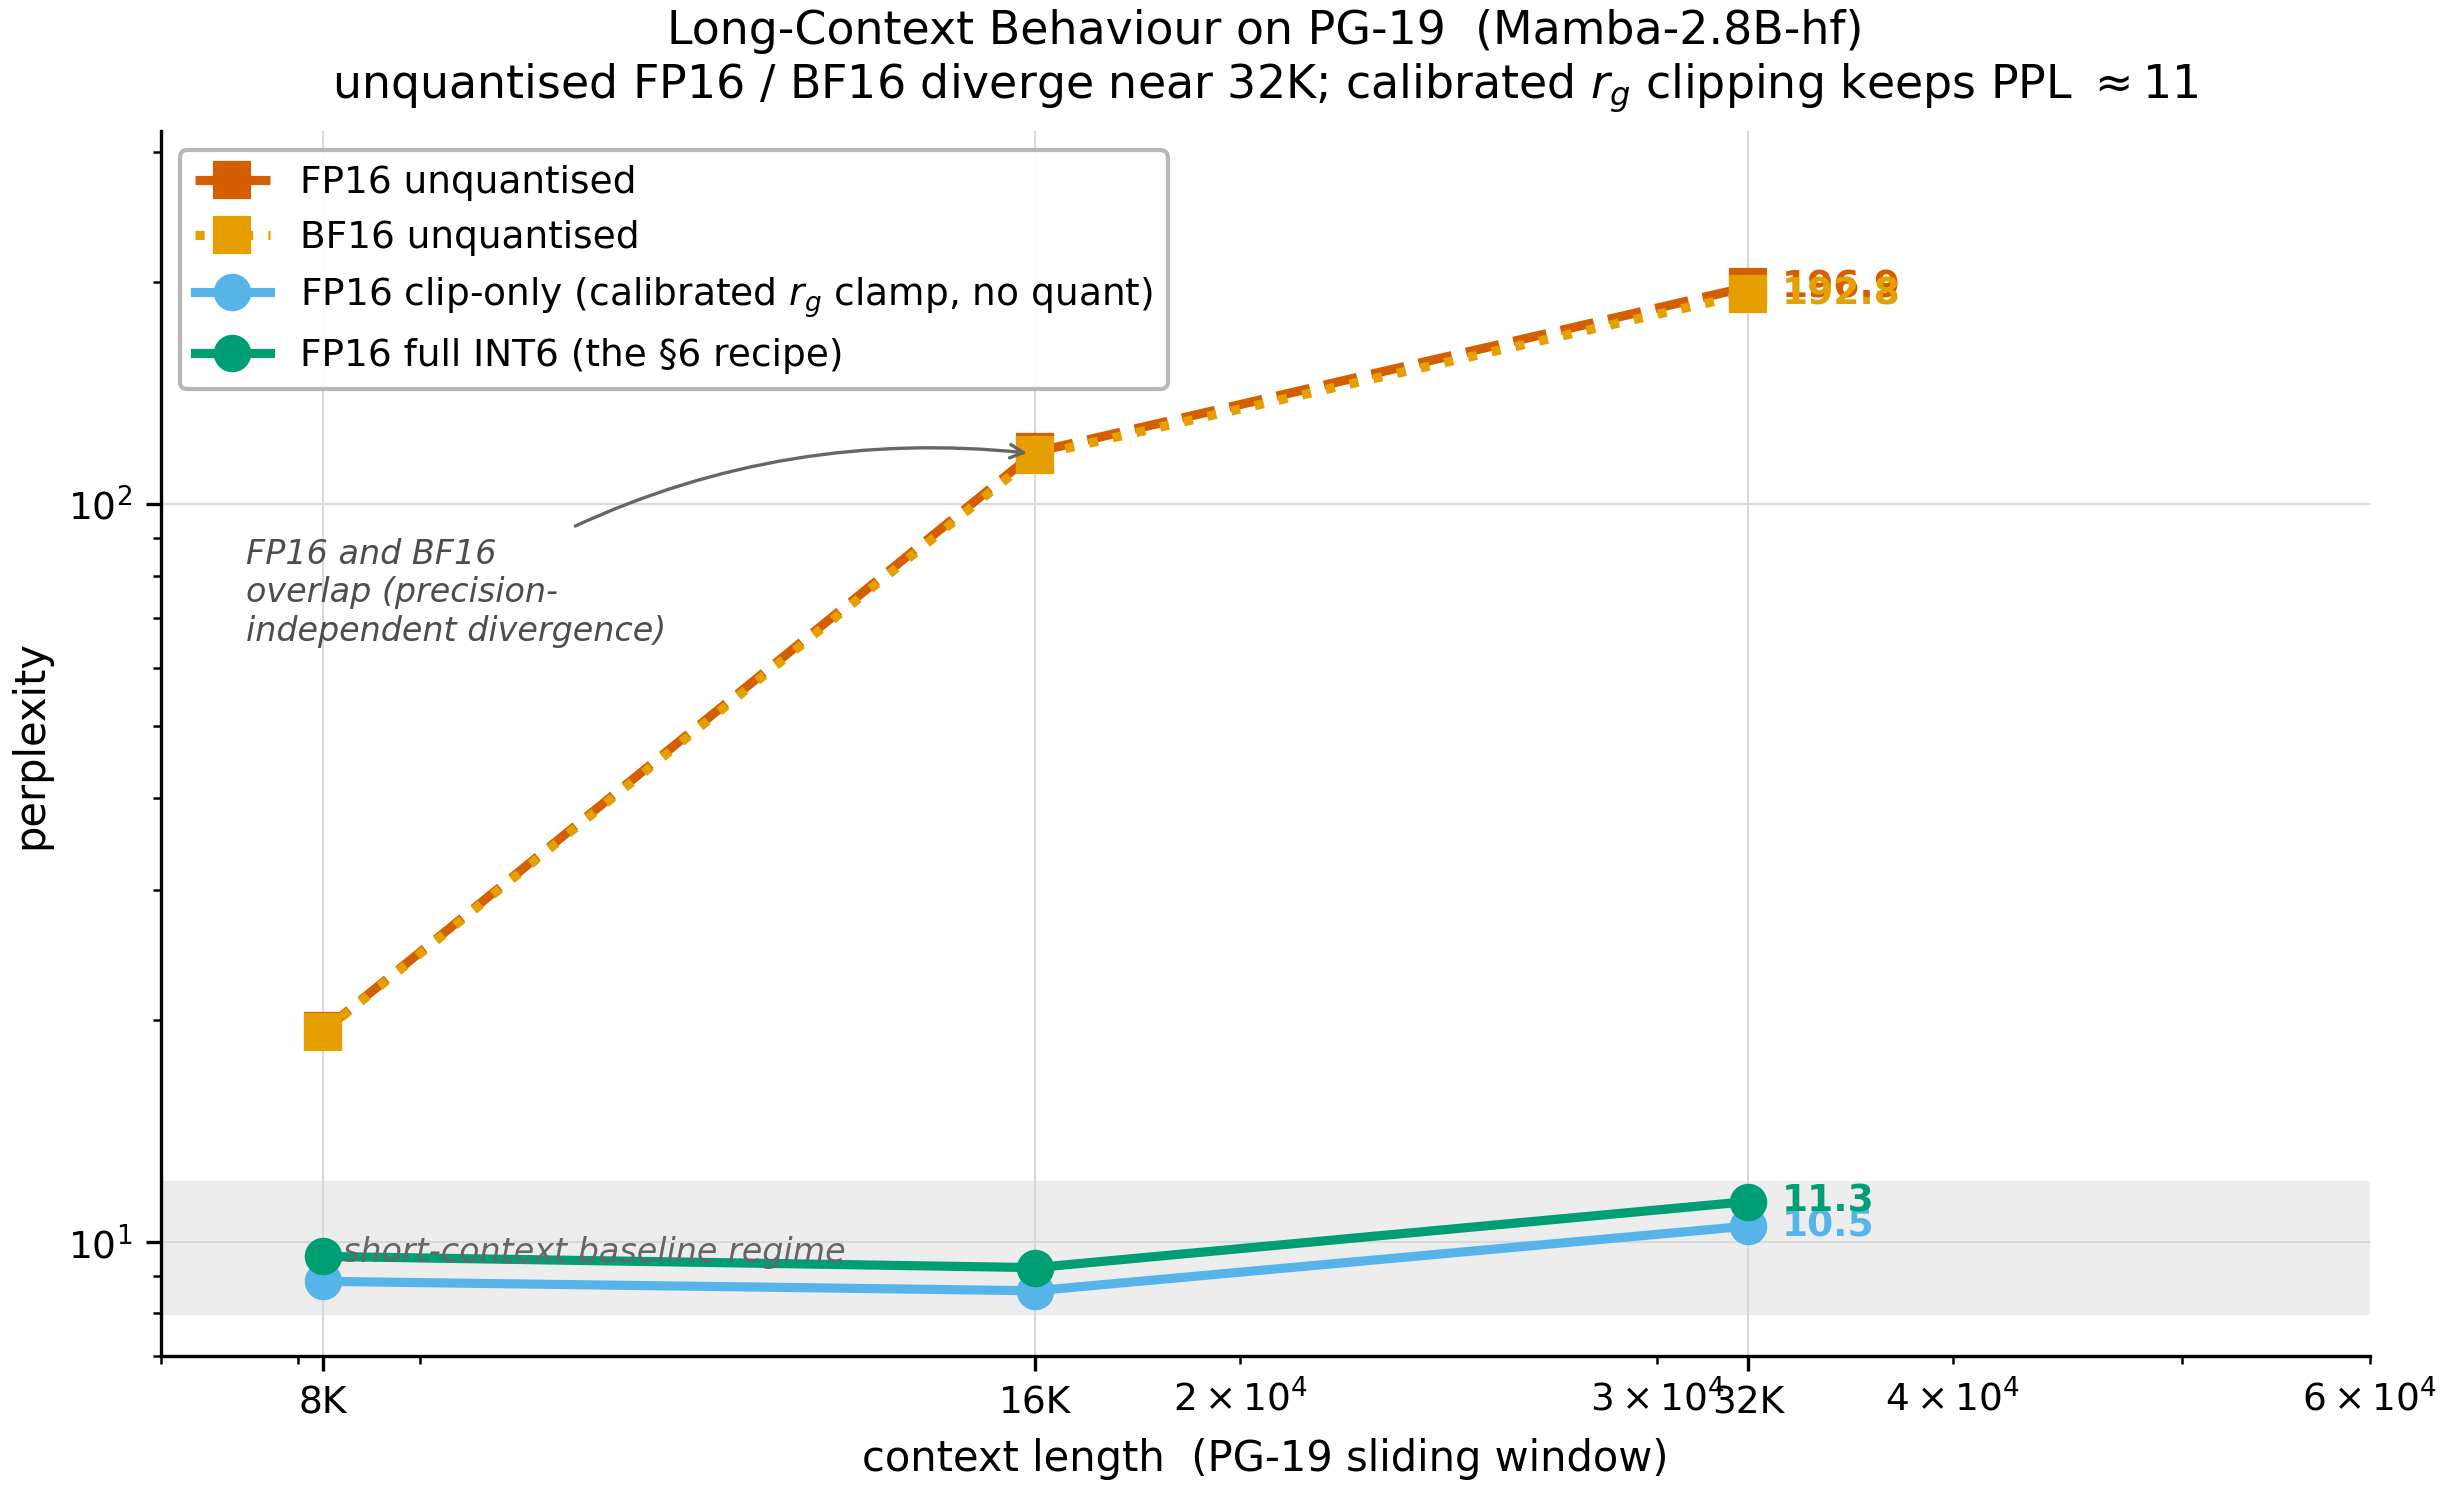

The Python source for this figure:
# Copyright 2026 Kentaro Sato
# Licensed under the Apache License, Version 2.0
"""Fig 5 — Long-context behaviour and the calibration benefit (§7.1, §7.3).

Mamba-2.8B-hf evaluated on PG-19 sliding windows at ctx in {8K, 16K, 32K},
showing that the unquantised FP16 / BF16 paths diverge to PPL ~ 200 while
the calibrated-clipping path stays at PPL ~ 11. A four-condition ablation
(FP16_orig / BF16_orig / FP16_clip_only / FP16_full INT6) localises the
mechanism in calibrated clipping.

Source: paper_c/results_c/phase_c9_fp16_bf16_clip_ablation.json
"""

from __future__ import annotations

import numpy as np
import matplotlib.pyplot as plt

from _style import setup, save, load_results, LONGCTX_COLORS


CTX_LENS = [8192, 16384, 32768]
CTX_LABELS = ["8K", "16K", "32K"]

CONDITIONS = [
    ("FP16_orig",        "FP16 unquantised"),
    ("BF16_orig",        "BF16 unquantised"),
    ("FP16_clip_only",   r"FP16 clip-only (calibrated $r_g$ clamp, no quant)"),
    ("FP16_full",        r"FP16 full INT6 (the §6 recipe)"),
]


def main():
    setup()

    d = load_results("phase_c9_fp16_bf16_clip_ablation.json")
    sweep = d["sweep_results"]

    fig, ax = plt.subplots(1, 1, figsize=(8.4, 5.2))

    for cond, label in CONDITIONS:
        ys = []
        for ctx in CTX_LENS:
            ys.append(sweep[str(ctx)][cond]["ppl"])
        marker = "o" if "clip" in cond or "full" in cond else "s"
        linestyle = "-" if "FP16" in cond and "orig" not in cond else "--"
        if cond == "BF16_orig":
            linestyle = ":"
        ax.plot(
            CTX_LENS, ys,
            marker=marker, markersize=8,
            color=LONGCTX_COLORS[cond],
            label=label,
            linestyle=linestyle,
            linewidth=2.2,
        )
        # Annotate the right-most point
        ax.annotate(
            f"{ys[-1]:.1f}",
            xy=(CTX_LENS[-1], ys[-1]),
            xytext=(8, 0),
            textcoords="offset points",
            ha="left", va="center",
            fontsize=9, color=LONGCTX_COLORS[cond],
            fontweight="bold",
        )

    ax.set_xscale("log")
    ax.set_yscale("log")
    ax.set_xticks(CTX_LENS)
    ax.set_xticklabels(CTX_LABELS)
    ax.set_xlabel("context length  (PG-19 sliding window)")
    ax.set_ylabel("perplexity")

    # Reference band: roughly the FP16 short-context baseline
    ax.axhspan(8, 12, color="0.93", zorder=0)
    ax.text(
        CTX_LENS[0] * 1.02, 9.4, "short-context baseline regime",
        fontsize=8, color="0.4", style="italic",
    )

    # FP16 / BF16 overlap is the §7.3 finding (precision-independent divergence)
    ax.annotate(
        "FP16 and BF16\noverlap (precision-\nindependent divergence)",
        xy=(CTX_LENS[1], 117),
        xytext=(7600, 90),
        textcoords="data",
        fontsize=8, color="0.30",
        ha="left", va="top", style="italic",
        arrowprops=dict(
            arrowstyle="->",
            color="0.4", linewidth=0.8,
            connectionstyle="arc3,rad=-0.18",
        ),
    )

    ax.set_xlim(7000, 60000)
    ax.set_ylim(7, 320)

    ax.set_title(
        "Long-Context Behaviour on PG-19  (Mamba-2.8B-hf)"
        + "\n"
        + r"unquantised FP16 / BF16 diverge near 32K; calibrated $r_g$ clipping keeps PPL $\approx 11$",
        pad=8, fontsize=11,
    )

    ax.legend(loc="upper left", fontsize=9, framealpha=0.95)

    fig.tight_layout()
    save(fig, "fig05_long_context")
    plt.close(fig)


if __name__ == "__main__":
    main()
